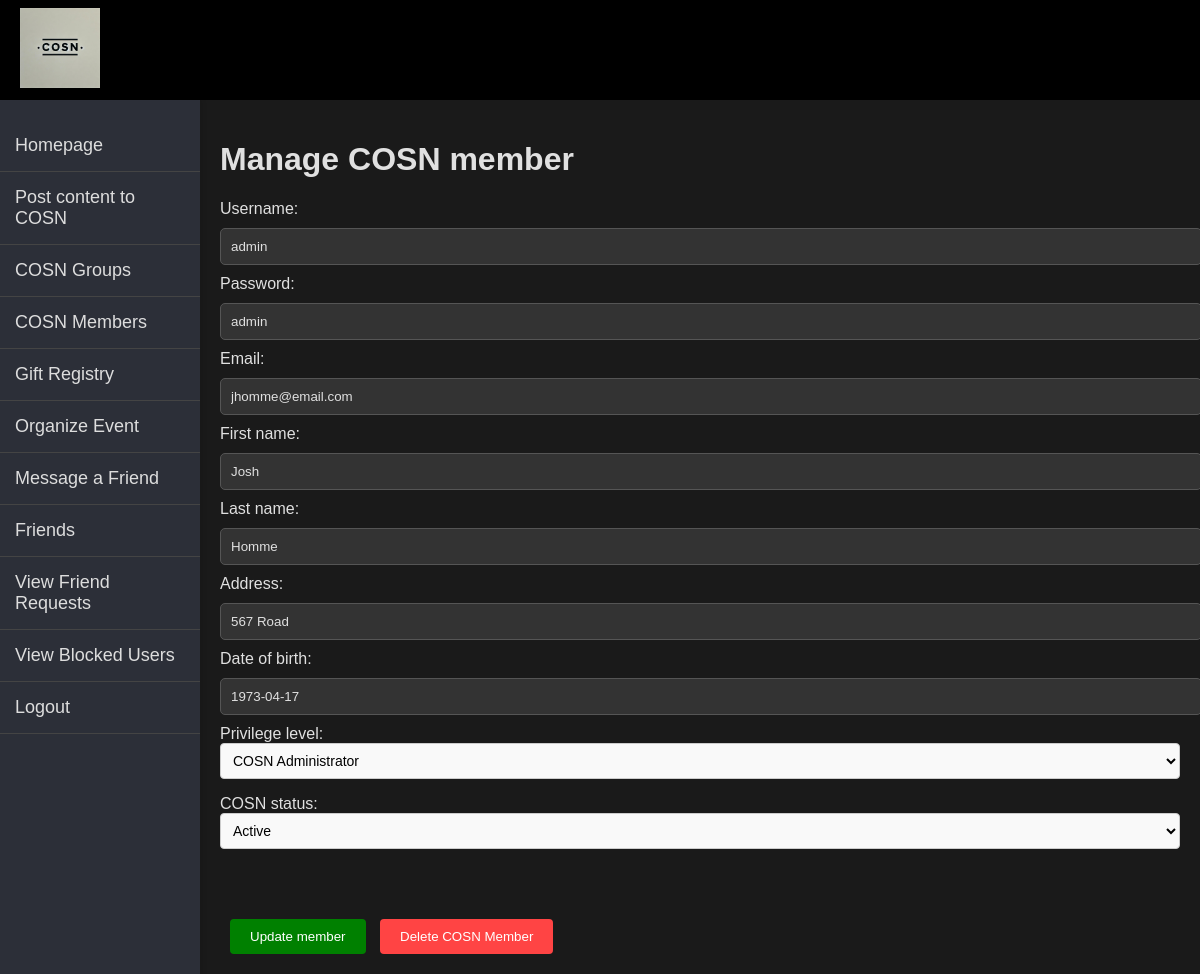
Page /App/COSN_member_manage.php?member_id=1 (signed in) on the committed database.
### App/COSN_member_manage.php (the view, shortened to what this page needs)
<?php
include("db_config.php");
include("header.php");
include('sidebar.php');
$isAdmin = false;
if ($_SESSION['privilege_level'] === 'administrator'){
    $isAdmin = true;
}
$member_id = $_GET['member_id'];
$sql = "
    SELECT
        member_id,username,password,email,first_name,last_name,address,date_of_birth,privilege_level,status
    FROM
        kpc353_2.members
    WHERE
        member_id = :member_id
";
$stmt = $pdo->prepare($sql);
$stmt->execute([':member_id' => $member_id]);
$result = $stmt->fetchAll(PDO::FETCH_ASSOC);
$username = $result[0]['username'];
$password = $result[0]['password'];
$email = $result[0]['email'];
$first_name = $result[0]['first_name'];
$last_name = $result[0]['last_name'];
$address = $result[0]['address'];
$dob = $result[0]['date_of_birth'];
$privilege_level = $result[0]['privilege_level'];
$cosn_status = $result[0]['status'];
?>
<!DOCTYPE html>
<html lang="en">
<link rel="stylesheet" type = "text/css" href="COSN_member_manage.css" />
<head>
</head>
<body>
<div class="main-content">
    <h1>Manage COSN member</h1>
    <form method="POST">
        <label for="username">Username:</label>
        <input type="text" id="username" name="username" value="<?php echo $username; ?>" required><br>
        <label for="password">Password:</label>
        <input type="text" id="password" name="password" value="<?php echo $password; ?>" required><br>
        <label for="email">Email:</label>
        <input type="text" id="email" name="email" value="<?php echo $email; ?>" required><br>
        <label for="first_name">First name:</label>
        <input type="text" id="first_name" name="first_name" value="<?php echo $first_name; ?>" ><br>
        <label for="last_name">Last name:</label>
        <input type="text" id="last_name" name="last_name" value="<?php echo $last_name; ?>" ><br>
        <label for="address">Address:</label>
        <input type="text" id="address" name="address" value="<?php echo $address; ?>" ><br>
        <label for="dob">Date of birth:</label>
        <input type="text" id="dob" name="dob" value="<?php echo $dob; ?>" ><br>
        <label for="privilege_level" <?php echo ($isAdmin) ? : 'class="hidden"' ?>>Privilege level:</label>
        <select id="privilege_level" name="privilege_level" <?php echo ($isAdmin) ? : 'class="hidden"' ?> required>
            <option value="administrator" <?php echo $privilege_level === 'administrator' ? 'selected' : ''; ?>>COSN Administrator</option>
        </select><br>
        <label for="status" <?php echo ($isAdmin) ? : 'class="hidden"' ?> >COSN status:</label>
        <select id="status" name="status" <?php echo ($isAdmin) ? : 'class="hidden"' ?> required>
            <option value="Active" <?php echo $cosn_status === 'active' ? 'selected' : ''; ?>>Active</option>
        </select><br>
        <br>
        <br>
        <br>
        <button type="submit" style="background-color: green; color: white; padding: 10px 20px; border: none; border-radius: 4px; cursor: pointer; margin-left: 10px;">Update member</button>
        <button type="submit" name="delete_member" <?php echo ($isAdmin) ? : 'class="hidden"' ?> onclick="return confirm('Are you sure you want to delete this COSN member? ');" style="background-color: #ff4444; color: white; padding: 10px 20px; border: none; border-radius: 4px; cursor: pointer; margin-left: 10px;">    Delete COSN Member
        </button>
    </form>
</div>
</html>

### App/header.css (style rules this page uses)
body { background-color: #f5f5f5; }

### App/css/sidebar.css (style rules this page uses)
body { margin: 0; font-family: Arial, sans-serif; }

### App/COSN_member_manage.css (style rules this page uses)
body { background-color: #1a1a1a; color: #e0e0e0; font-family: Arial, sans-serif; transition: background-color 0.3s, color 0.3s; }
input[type="text"], input[type="password"] { width: 100%; padding: 10px; margin: 10px 0; background-color: #333; color: #e0e0e0; border: 1px solid #555; border-radius: 5px; }
button { padding: 10px 20px; border: none; background-color: #666; color: #ffffff; border-radius: 5px; cursor: pointer; }
.main-content { margin-left: 200px; padding: 20px; }
select { width: 100%; padding: 8px; margin-bottom: 16px; border: 1px solid #ccc; border-radius: 4px; font-size: 14px; background-color: #f9f9f9; transition: border-color 0.3s; }

### rows in the picture
members: username "admin", password "admin", email "jhomme@email.com", first_name "Josh", last_name "Homme", address "567 Road", dob "1973-04-17", privilege_level "COSN Administrator", status "Active"
